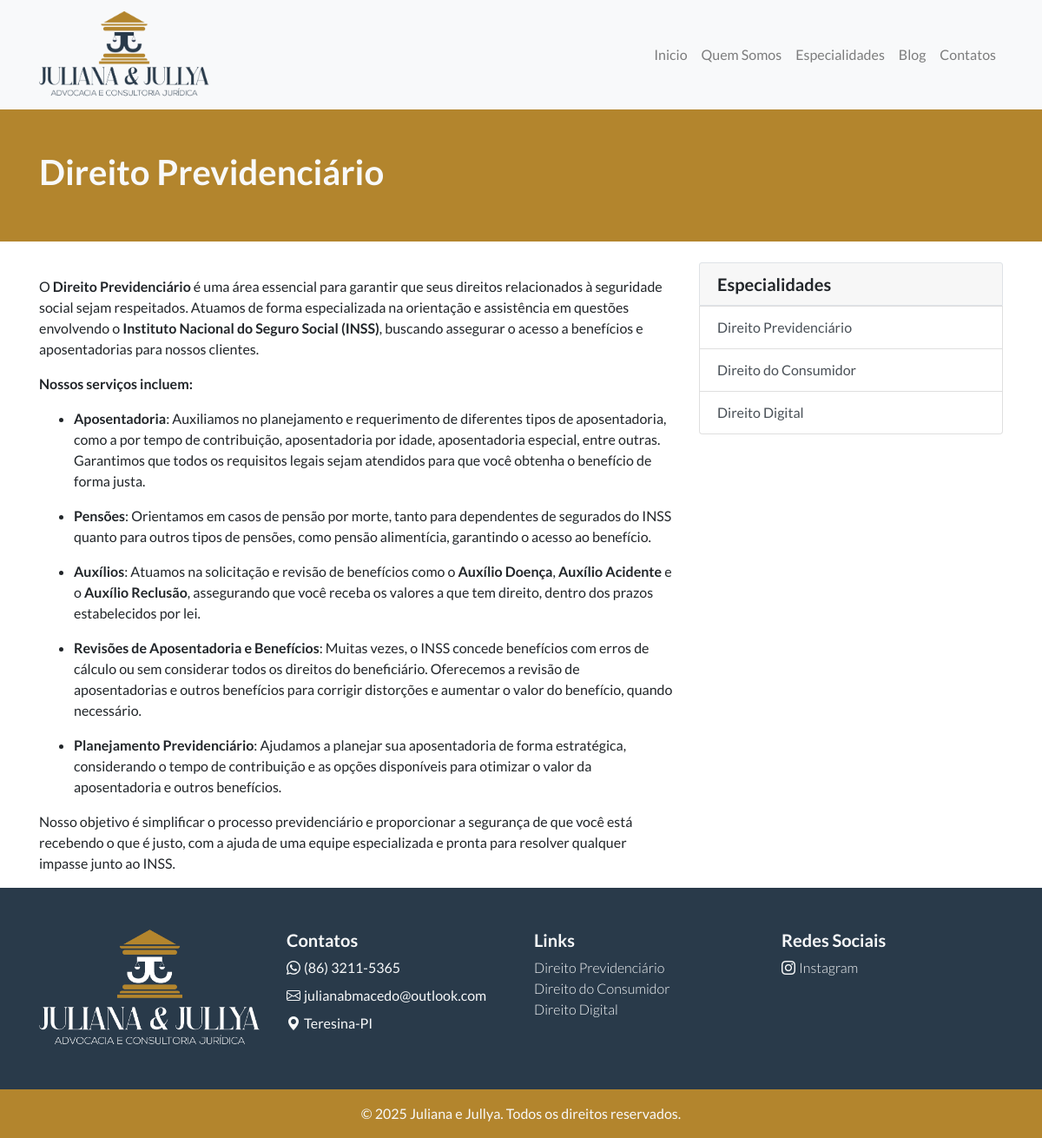
Screenshot of /especialidade/direito-previdenciario/ with the database file from the repository.
### website/models.py (models this page shows, shortened)
class Especialidades(models.Model):
    id = models.AutoField(primary_key=True)
    icone = models.ImageField(upload_to='media/icones/', blank=True, null=True)
    nome_especialidade = models.CharField(max_length=100, blank=True,null=True)
    slug = AutoSlugField(populate_from='nome_especialidade', unique=True, null=True, blank=True)
    descricao_especialidade = HTMLField()  # TinyMCE será aplicado aqui
    resumo_especialidade = models.CharField(max_length=255, blank=True, null=True)
    class Meta:
        verbose_name = "Especialidade"
        verbose_name_plural = "Especialidades"

### website/views.py (the view)
# urls.py: path('especialidade/<slug:slug>/', EspecialidadeDetailView.as_view(), name='especialidade_detail'),
class EspecialidadeDetailView(ContextoPadraoMixin, DetailView):
    model = Especialidades
    template_name = 'especialidade_detail.html'
    context_object_name = 'especialidade'

### website/views.py (called while the page is built)
    def get_context_data(self, **kwargs):
        context = super().get_context_data(**kwargs)
        context['especialidade_list'] = Especialidades.objects.all()
        context['equipe_list'] = Equipe.objects.all()
        context['categoria_list'] = Categoria.objects.all()
        return context

### website/templates/especialidade_detail.html (shortened to what this page needs)
{% extends "base.html" %}
{% load static %}
{% block content %}
<div class="py-5 mb-4 bg-breadcrumb text-light">
  <div class="container">
    <div class="row">
      <div class="container-fluid">
        <h1 class="sec-title font-weight-bold">{{ especialidade.nome_especialidade }}</h1>
      </div>
    </div>
  </div>
</div>
<div class="container">
  <div class="row">
    <div class="col-sm-8">
      <p>{{ especialidade.descricao_especialidade|safe }}</p>
    </div>
    <div class="col-sm-4">
      <div class="list-group">
        <div class="card-header border">
          <h5 class="font-weight-bold mb-0">Especialidades</h5>
        </div>
        {% for especialidade in especialidade_list %}
        <a href="{% url 'especialidade_detail' especialidade.slug %}" class="list-group-item list-group-item-action">
          {{ especialidade.nome_especialidade }}
        </a>
        {% endfor %}
      </div>
    </div>
  </div>
</div>
    {% endblock %}

### website/templates/base.html (shortened to what this page needs)
{% load static %}
<!DOCTYPE html>
<html lang="pt-br">
<head>
    <link href="https://cdn.jsdelivr.net/npm/bootstrap-icons@1.11.1/font/bootstrap-icons.css" rel="stylesheet">
    <link rel="stylesheet" href="https://stackpath.bootstrapcdn.com/bootstrap/4.1.3/css/bootstrap.min.css">
    <link href="{% static '/css/styles.css' %}" rel="stylesheet">
</head>
<body>
<header>
  <nav class="navbar navbar-expand-lg navbar-light bg-light">
        <div class="container">
        <a class="navbar-brand" href="{% url 'home' %}">
          <img class="logo-site img-fluid" src="/media/website/logo-black.png" alt="Juliana Macedo e Jullya Macedo - Advogadas Associadas">
        </a>
        <div class="collapse navbar-collapse" id="conteudoNavbarSuportado">
          <ul class="navbar-nav ml-auto">
            <li class="nav-item">
              <a class="nav-link" href="{% url 'home' %}">Inicio</a>
            </li>
            <li class="nav-item">
              <a class="nav-link" href="{% url 'sobre' %}">Quem Somos</a>
            </li>
            <li class="nav-item">
              <a class="nav-link" href="{% url 'especialidades' %}">Especialidades</a>
            </li>
            <li class="nav-item">
              <a class="nav-link" href="{% url 'blog' %}">Blog</a>
            </li>
            <li class="nav-item">
              <a class="nav-link" href="{% url 'contatos' %}">Contatos</a>
            </li>
          </ul>
        </div>
      </div>
  </nav>
</header>
<main>
  {% block content %}
  {% endblock %}
</main>
<footer>
<div class="footer-site py-5">
  <div class="container">
    <div class="row">
<div class="col-lg-3">
  <img class="img-fluid" src="/media/website/logo-white.png" alt="">
</div>
<div class="col-lg-3">
  <h5 class="font-weight-bold text-light sec-title">Contatos</h5>
  <div class="d-flex align-items-center text-light mb-2">
    <i class="bi bi-whatsapp mr-1"></i>
    <span>(86) 3211-5365</span>
  </div>
  <div class="d-flex align-items-center text-light mb-2">
    <i class="bi bi-envelope mr-1"></i>
    <span>julianabmacedo@outlook.com</span>
  </div>
  <div class="d-flex align-items-center text-light mb-2">
    <i class="bi bi-geo-alt-fill mr-1"></i>
    <span>Teresina-PI</span>
  </div>
</div>
<div class="col-lg-3">
  <h5 class="font-weight-bold text-light sec-title">Links</h5>
  <ul class="nav flex-column">
    {% for especialidade in especialidade_list %}
    <li class="nav-item">
      <a href="{% url 'especialidade_detail' especialidade.slug %}" class="link text-light lato-light">
        {{ especialidade.nome_especialidade }}
      </a>
      {% endfor %}
    </li>
   </ul>
</div>
<div class="col-lg-3">
  <h5 class="font-weight-bold text-light sec-title">Redes Sociais</h5>
  <div class="d-flex align-items-center text-light mb-2">
    <i class="bi bi-instagram mr-1"></i>
    <span class="lato-light">Instagram</span>
  </div>
</div>
</div>
</div>
</div>
<div class="footer-end py-3 mb-0">
  <div class="container">
    <div class="row">
      <div class="col-lg-12 text-light text-center">
        <p class="mb-0">&copy; 2025 Juliana e Jullya. Todos os direitos reservados.</p>
      </div>
    </div>
  </div>
</div>
</footer>
</body>
</html>

### static/css/styles.css (style rules this page uses)
:root { --bs-body-font-family:"Lato", sans-serif; }
.lato-light { font-family: "Lato", sans-serif; font-weight: 300; font-style: normal; }
body { font-family: var(--bs-body-font-family); font-optical-sizing: auto; font-style: normal; background-color: transparent; text-rendering: optimizeLegibility; -webkit-font-smoothing: antialiased; -moz-osx-font-smoothing: grayscale; transform: none; }
img.logo-site { height: 100px; }
.footer-site { background-color: #293A4A; }
.footer-end { background-color: #B3852D; }
.bg-breadcrumb { background-color: #B3852D; }

### rows the page displays
Especialidades: nome_especialidade "Direito Previdenciário", descricao_especialidade "O Direito Previdenciário é uma área essencial para garantir que seus direitos relacionados à seguridade social sejam respeitados. Atuamos de forma especializada na orientação e assistência em questões envolvendo o Instituto Nacional do Seguro Social (INSS) , buscando assegurar o acesso a benefícios e aposentadorias para nossos clientes. Nossos serviços incluem: Aposentadoria : Auxiliamos no planejamento e requerimento de diferentes tipos de aposentadoria, como a por tempo de contribuição, aposentadoria por idade, aposentadoria especial, entre outras. Garantimos que todos os requisitos legais sejam atendidos para que você obtenha o benefício de forma justa. Pensões : Orientamos em casos de…"
Especialidades: nome_especialidade "Direito do Consumidor"
Especialidades: nome_especialidade "Direito Digital"
